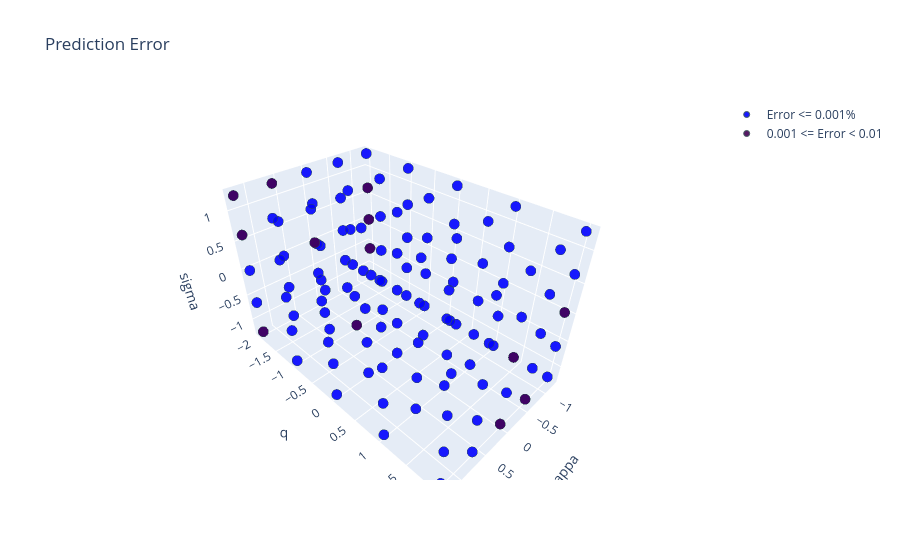

Write notebook code for a chart like this one.
### Code cell
f.plot_high_error_regions(params_train, train_error5, [0.001, 0.01, 0.1, 1])
